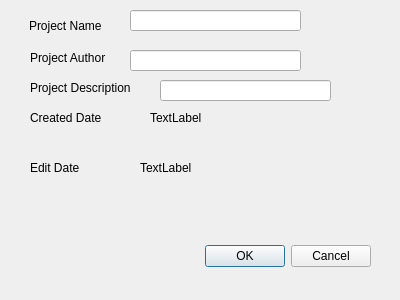
<?xml version="1.0" encoding="UTF-8"?>
<ui version="4.0">
 <class>Dialog</class>
 <widget class="QDialog" name="Dialog">
  <property name="geometry">
   <rect>
    <x>0</x>
    <y>0</y>
    <width>400</width>
    <height>300</height>
   </rect>
  </property>
  <property name="windowTitle">
   <string>Dialog</string>
  </property>
  <widget class="QDialogButtonBox" name="buttonBox">
   <property name="geometry">
    <rect>
     <x>30</x>
     <y>240</y>
     <width>341</width>
     <height>32</height>
    </rect>
   </property>
   <property name="orientation">
    <enum>Qt::Horizontal</enum>
   </property>
   <property name="standardButtons">
    <set>QDialogButtonBox::Cancel|QDialogButtonBox::Ok</set>
   </property>
  </widget>
  <widget class="QLabel" name="label">
   <property name="geometry">
    <rect>
     <x>29</x>
     <y>15</y>
     <width>101</width>
     <height>21</height>
    </rect>
   </property>
   <property name="text">
    <string>Project Name</string>
   </property>
  </widget>
  <widget class="QLabel" name="label_2">
   <property name="geometry">
    <rect>
     <x>30</x>
     <y>50</y>
     <width>91</width>
     <height>16</height>
    </rect>
   </property>
   <property name="text">
    <string>Project Author</string>
   </property>
  </widget>
  <widget class="QLabel" name="label_3">
   <property name="geometry">
    <rect>
     <x>30</x>
     <y>80</y>
     <width>131</width>
     <height>16</height>
    </rect>
   </property>
   <property name="text">
    <string>Project Description</string>
   </property>
  </widget>
  <widget class="QLabel" name="label_4">
   <property name="geometry">
    <rect>
     <x>30</x>
     <y>110</y>
     <width>91</width>
     <height>16</height>
    </rect>
   </property>
   <property name="text">
    <string>Created Date</string>
   </property>
  </widget>
  <widget class="QLabel" name="label_5">
   <property name="geometry">
    <rect>
     <x>30</x>
     <y>160</y>
     <width>60</width>
     <height>16</height>
    </rect>
   </property>
   <property name="text">
    <string>Edit Date</string>
   </property>
  </widget>
  <widget class="QLineEdit" name="lineEdit">
   <property name="geometry">
    <rect>
     <x>130</x>
     <y>10</y>
     <width>171</width>
     <height>21</height>
    </rect>
   </property>
  </widget>
  <widget class="QLineEdit" name="lineEdit_2">
   <property name="geometry">
    <rect>
     <x>130</x>
     <y>50</y>
     <width>171</width>
     <height>21</height>
    </rect>
   </property>
  </widget>
  <widget class="QLineEdit" name="lineEdit_3">
   <property name="geometry">
    <rect>
     <x>160</x>
     <y>80</y>
     <width>171</width>
     <height>21</height>
    </rect>
   </property>
  </widget>
  <widget class="QLabel" name="label_6">
   <property name="geometry">
    <rect>
     <x>150</x>
     <y>110</y>
     <width>60</width>
     <height>16</height>
    </rect>
   </property>
   <property name="text">
    <string>TextLabel</string>
   </property>
  </widget>
  <widget class="QLabel" name="label_7">
   <property name="geometry">
    <rect>
     <x>140</x>
     <y>160</y>
     <width>60</width>
     <height>16</height>
    </rect>
   </property>
   <property name="text">
    <string>TextLabel</string>
   </property>
  </widget>
 </widget>
 <resources/>
 <connections>
  <connection>
   <sender>buttonBox</sender>
   <signal>accepted()</signal>
   <receiver>Dialog</receiver>
   <slot>accept()</slot>
   <hints>
    <hint type="sourcelabel">
     <x>248</x>
     <y>254</y>
    </hint>
    <hint type="destinationlabel">
     <x>157</x>
     <y>274</y>
    </hint>
   </hints>
  </connection>
  <connection>
   <sender>buttonBox</sender>
   <signal>rejected()</signal>
   <receiver>Dialog</receiver>
   <slot>reject()</slot>
   <hints>
    <hint type="sourcelabel">
     <x>316</x>
     <y>260</y>
    </hint>
    <hint type="destinationlabel">
     <x>286</x>
     <y>274</y>
    </hint>
   </hints>
  </connection>
 </connections>
</ui>
